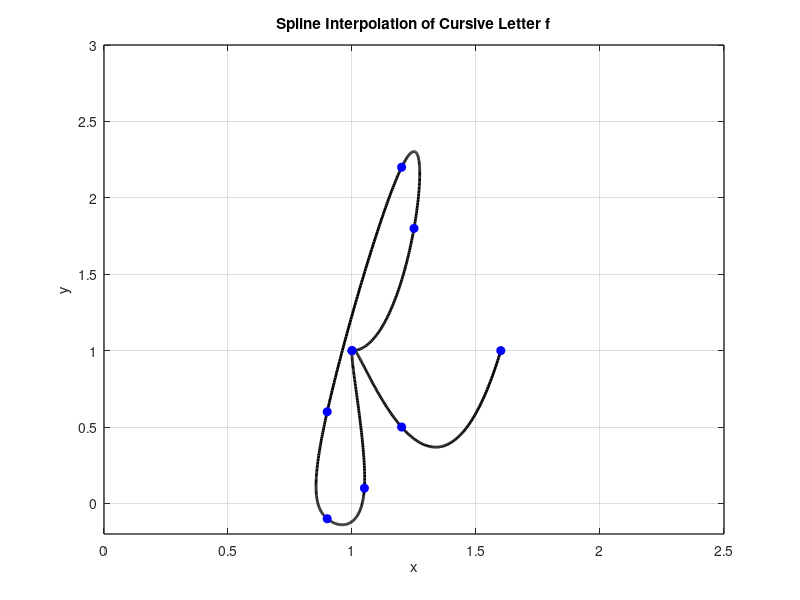

MATLAB code for this plot:
x = [1 1.25 1.2 0.9 0.9 1.05 1 1.2 1.6];
y = [1 1.8 2.2 0.6 -0.1 0.1 1 0.5 1];

n = length(x);
t = 0:n-1; % Parametric coordinate t
tt = 0:0.01:n-1; % More dense coordinate tt for spline interpolation

% Compute spline interpolation
xx = spline(t, x, tt);
yy = spline(t, y, tt);

% Plot settings
figure(1)
plot(xx, yy, 'k', 'LineWidth', 2) % plot spline
hold on
plot(x, y, 'bo', 'MarkerFaceColor', 'b') % plot data points
axis([0 2.5 -0.2 3])
grid on
title('Spline Interpolation of Cursive Letter f')
xlabel('x')
ylabel('y')
set(gca, 'FontSize', 10, 'LineWidth', 1)
grid on
